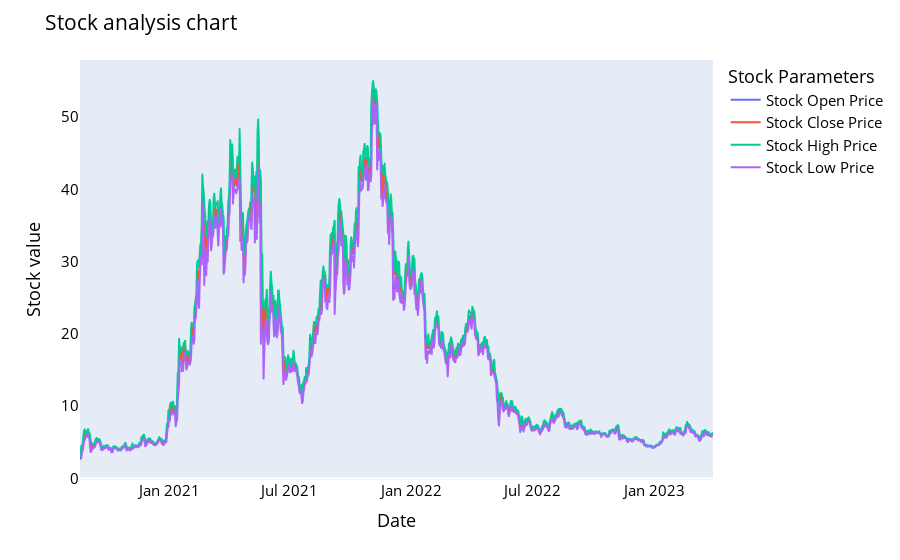

The code cell stored with this chart in its notebook:
### Code cell
names = cycle(['Stock Open Price','Stock Close Price','Stock High Price','Stock Low Price'])

fig = px.line(y_overall, x=y_overall.Date, y=[y_overall['Open'], y_overall['Close'], 
                                          y_overall['High'], y_overall['Low']],
             labels={'Date': 'Date','value':'Stock value'})
fig.update_layout(title_text='Stock analysis chart', font_size=15, font_color='black',legend_title_text='Stock Parameters')
fig.for_each_trace(lambda t:  t.update(name = next(names)))
fig.update_xaxes(showgrid=False)
fig.update_yaxes(showgrid=False)

fig.show()

### Figure 1 — Plotly figure (JSON) as saved in the notebook; plotly's stock layout.template omitted (floating-point values rounded to 4 significant figures; data arrays with more than 128 entries replaced by an {"elided": "..."} marker saying what was removed)
{"data": [{"hovertemplate": "variable=Open<br>Date=%{x}<br>Stock value=%{y}<extra></extra>", "legendgroup": "Open", "line": {"color": "#636efa", "dash": "solid"}, "marker": {"symbol": "circle"}, "mode": "lines", "name": "Stock Open Price", "showlegend": true, "type": "scattergl", "x": {"elided": "953 str values"}, "xaxis": "x", "y": {"elided": "953 float values"}, "yaxis": "y"}, {"hovertemplate": "variable=Close<br>Date=%{x}<br>Stock value=%{y}<extra></extra>", "legendgroup": "Close", "line": {"color": "#EF553B", "dash": "solid"}, "marker": {"symbol": "circle"}, "mode": "lines", "name": "Stock Close Price", "showlegend": true, "type": "scattergl", "x": {"elided": "953 str values"}, "xaxis": "x", "y": {"elided": "953 float values"}, "yaxis": "y"}, {"hovertemplate": "variable=High<br>Date=%{x}<br>Stock value=%{y}<extra></extra>", "legendgroup": "High", "line": {"color": "#00cc96", "dash": "solid"}, "marker": {"symbol": "circle"}, "mode": "lines", "name": "Stock High Price", "showlegend": true, "type": "scattergl", "x": {"elided": "953 str values"}, "xaxis": "x", "y": {"elided": "953 float values"}, "yaxis": "y"}, {"hovertemplate": "variable=Low<br>Date=%{x}<br>Stock value=%{y}<extra></extra>", "legendgroup": "Low", "line": {"color": "#ab63fa", "dash": "solid"}, "marker": {"symbol": "circle"}, "mode": "lines", "name": "Stock Low Price", "showlegend": true, "type": "scattergl", "x": {"elided": "953 str values"}, "xaxis": "x", "y": {"elided": "953 float values"}, "yaxis": "y"}], "layout": {"font": {"color": "black", "size": 15}, "legend": {"title": {"text": "Stock Parameters"}, "tracegroupgap": 0}, "margin": {"t": 60}, "title": {"text": "Stock analysis chart"}, "xaxis": {"anchor": "y", "domain": [0, 1], "showgrid": false, "title": {"text": "Date"}}, "yaxis": {"anchor": "x", "domain": [0, 1], "showgrid": false, "title": {"text": "Stock value"}}}}
